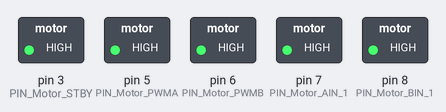
The sketch below on a simulated Arduino Uno, built with avr-gcc and run on an emulated ATmega328P. On the bench: switched loads named in the sketch (green lamp = pin HIGH).

Above: at 2.5 s.
At 3.5 s:
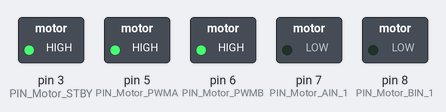
Timing chart, 0 to 5.0 s (numbered marks = the images above):
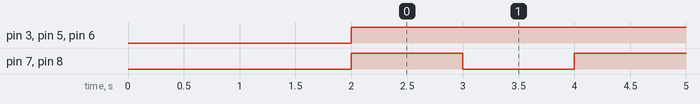

The sketch:

Demo2.ino
```cpp
#include <avr/wdt.h>
#include "DeviceDriverSet_xxx0.h"
#include "ApplicationFunctionSet_xxx0.cpp"

DeviceDriverSet_Motor AppMotor;
Application_xxx Application_SmartRobotCarxxx0;

void setup() {
  AppMotor.DeviceDriverSet_Motor_Init();
  delay(2000);

}

void loop() {

  for (Application_SmartRobotCarxxx0.Motion_Control = 0; Application_SmartRobotCarxxx0.Motion_Control < 2; Application_SmartRobotCarxxx0.Motion_Control = Application_SmartRobotCarxxx0.Motion_Control + 1)
  {
    ApplicationFunctionSet_SmartRobotCarMotionControl(Application_SmartRobotCarxxx0.Motion_Control /*direction*/, 255 /*speed*/);
    delay(1000);
  }


}
```

ApplicationFunctionSet_xxx0.cpp
```cpp
#include "DeviceDriverSet_xxx0.h"

extern DeviceDriverSet_Motor AppMotor;

/*运动方向控制序列*/
enum SmartRobotCarMotionControl
{
  Forward,       //(1)
  Backward,      //(2)
  Left,          //(3)
  Right,         //(4)
  LeftForward,   //(5)
  LeftBackward,  //(6)
  RightForward,  //(7)
  RightBackward, //(8)
  stop_it        //(9)
};               //direction方向:（1）、（2）、 （3）、（4）、（5）、（6）

struct Application_xxx
{
  SmartRobotCarMotionControl Motion_Control;
};

extern Application_xxx Application_SmartRobotCarxxx0;

static void ApplicationFunctionSet_SmartRobotCarMotionControl(SmartRobotCarMotionControl direction, uint8_t is_speed)
{
  static uint8_t directionRecord = 0;
  uint8_t Kp, UpperLimit;
  uint8_t speed = is_speed;
  switch (direction)
  {
  case /* constant-expression */
      Forward:
    /* code */
      AppMotor.DeviceDriverSet_Motor_control(/*direction_A*/ direction_just, /*speed_A*/ speed,
                                             /*direction_B*/ direction_just, /*speed_B*/ speed, /*controlED*/ control_enable); //Motor control
    break;
  case /* constant-expression */ Backward:
    /* code */

      AppMotor.DeviceDriverSet_Motor_control(/*direction_A*/ direction_back, /*speed_A*/ speed,
                                             /*direction_B*/ direction_back, /*speed_B*/ speed, /*controlED*/ control_enable); //Motor control
    break;
  case /* constant-expression */ Left:

    AppMotor.DeviceDriverSet_Motor_control(/*direction_A*/ direction_just, /*speed_A*/ speed,
                                           /*direction_B*/ direction_back, /*speed_B*/ speed, /*controlED*/ control_enable); //Motor control
    break;
  case /* constant-expression */ Right:

    AppMotor.DeviceDriverSet_Motor_control(/*direction_A*/ direction_back, /*speed_A*/ speed,
                                           /*direction_B*/ direction_just, /*speed_B*/ speed, /*controlED*/ control_enable); //Motor control
    break;
  case /* constant-expression */ LeftForward:
    /* code */
    AppMotor.DeviceDriverSet_Motor_control(/*direction_A*/ direction_just, /*speed_A*/ speed,
                                           /*direction_B*/ direction_just, /*speed_B*/ speed / 2, /*controlED*/ control_enable); //Motor control
    break;
  case /* constant-expression */ LeftBackward:
    AppMotor.DeviceDriverSet_Motor_control(/*direction_A*/ direction_back, /*speed_A*/ speed,
                                           /*direction_B*/ direction_back, /*speed_B*/ speed / 2, /*controlED*/ control_enable); //Motor control
    break;
  case /* constant-expression */ RightForward:
    AppMotor.DeviceDriverSet_Motor_control(/*direction_A*/ direction_just, /*speed_A*/ speed / 2,
                                           /*direction_B*/ direction_just, /*speed_B*/ speed, /*controlED*/ control_enable); //Motor control
    break;
  case /* constant-expression */ RightBackward:
    AppMotor.DeviceDriverSet_Motor_control(/*direction_A*/ direction_back, /*speed_A*/ speed / 2,
                                           /*direction_B*/ direction_back, /*speed_B*/ speed, /*controlED*/ control_enable); //Motor control
    break;
  case /* constant-expression */ stop_it:
    AppMotor.DeviceDriverSet_Motor_control(/*direction_A*/ direction_void, /*speed_A*/ 0,
                                           /*direction_B*/ direction_void, /*speed_B*/ 0, /*controlED*/ control_enable); //Motor control
    break;
  default:
    break;
  }
}
```

DeviceDriverSet_xxx0.cpp
```cpp
#include "DeviceDriverSet_xxx0.h"

/*Motor control*/
void DeviceDriverSet_Motor::DeviceDriverSet_Motor_Init(void)
{
  pinMode(PIN_Motor_PWMA, OUTPUT);
  pinMode(PIN_Motor_PWMB, OUTPUT);
  pinMode(PIN_Motor_AIN_1, OUTPUT);
  pinMode(PIN_Motor_BIN_1, OUTPUT);
  pinMode(PIN_Motor_STBY, OUTPUT);
}


/*
 Motor_control：AB / 方向、速度
*/
void DeviceDriverSet_Motor::DeviceDriverSet_Motor_control(boolean direction_A, uint8_t speed_A, //A组电机参数
                                                          boolean direction_B, uint8_t speed_B, //B组电机参数
                                                          boolean controlED                     //AB使能允许 true
                                                          )                                     //电机控制
{
  if (controlED == control_enable) //使能允许？
  {
    digitalWrite(PIN_Motor_STBY, HIGH);
    { //A...Right

      switch (direction_A) //方向控制
      {
      case direction_just:
        digitalWrite(PIN_Motor_AIN_1, HIGH);
        analogWrite(PIN_Motor_PWMA, speed_A);
        break;
      case direction_back:

        digitalWrite(PIN_Motor_AIN_1, LOW);
        analogWrite(PIN_Motor_PWMA, speed_A);
        break;
      case direction_void:
        analogWrite(PIN_Motor_PWMA, 0);
        digitalWrite(PIN_Motor_STBY, LOW);
        break;
      default:
        analogWrite(PIN_Motor_PWMA, 0);
        digitalWrite(PIN_Motor_STBY, LOW);
        break;
      }
    }

    { //B...Left
      switch (direction_B)
      {
      case direction_just:
        digitalWrite(PIN_Motor_BIN_1, HIGH);

        analogWrite(PIN_Motor_PWMB, speed_B);
        break;
      case direction_back:
        digitalWrite(PIN_Motor_BIN_1, LOW);
        analogWrite(PIN_Motor_PWMB, speed_B);
        break;
      case direction_void:
        analogWrite(PIN_Motor_PWMB, 0);
        digitalWrite(PIN_Motor_STBY, LOW);
        break;
      default:
        analogWrite(PIN_Motor_PWMB, 0);
        digitalWrite(PIN_Motor_STBY, LOW);
        break;
      }
    }
  }
  else
  {
    digitalWrite(PIN_Motor_STBY, LOW);
    return;
  }
}
```

DeviceDriverSet_xxx0.h
```cpp
#ifndef _DeviceDriverSet_xxx0_H_
#define _DeviceDriverSet_xxx0_H_

#include <arduino.h>

/*Motor*/
class DeviceDriverSet_Motor
{
public:
  void DeviceDriverSet_Motor_Init(void);
#if _Test_DeviceDriverSet
  void DeviceDriverSet_Motor_Test(void);
#endif
  void DeviceDriverSet_Motor_control(boolean direction_A, uint8_t speed_A, //A组电机参数
                                     boolean direction_B, uint8_t speed_B, //B组电机参数
                                     boolean controlED                     //AB使能允许 true
  );                                                                       //电机控制
private:

#define PIN_Motor_PWMA 5
#define PIN_Motor_PWMB 6
#define PIN_Motor_BIN_1 8
#define PIN_Motor_AIN_1 7
#define PIN_Motor_STBY 3

public:
#define speed_Max 255
#define direction_just true
#define direction_back false
#define direction_void 3

#define Duration_enable true
#define Duration_disable false
#define control_enable true
#define control_disable false
};

#endif
```

Measured:
- by itself, pin 3 (PIN_Motor_STBY), pin 5 (PIN_Motor_PWMA), pin 6 (PIN_Motor_PWMB): LOW → HIGH at 2.0 s
- by itself, pin 7 (PIN_Motor_AIN_1), pin 8 (PIN_Motor_BIN_1): alternates HIGH for 1.0 s and LOW for 1.0 s
